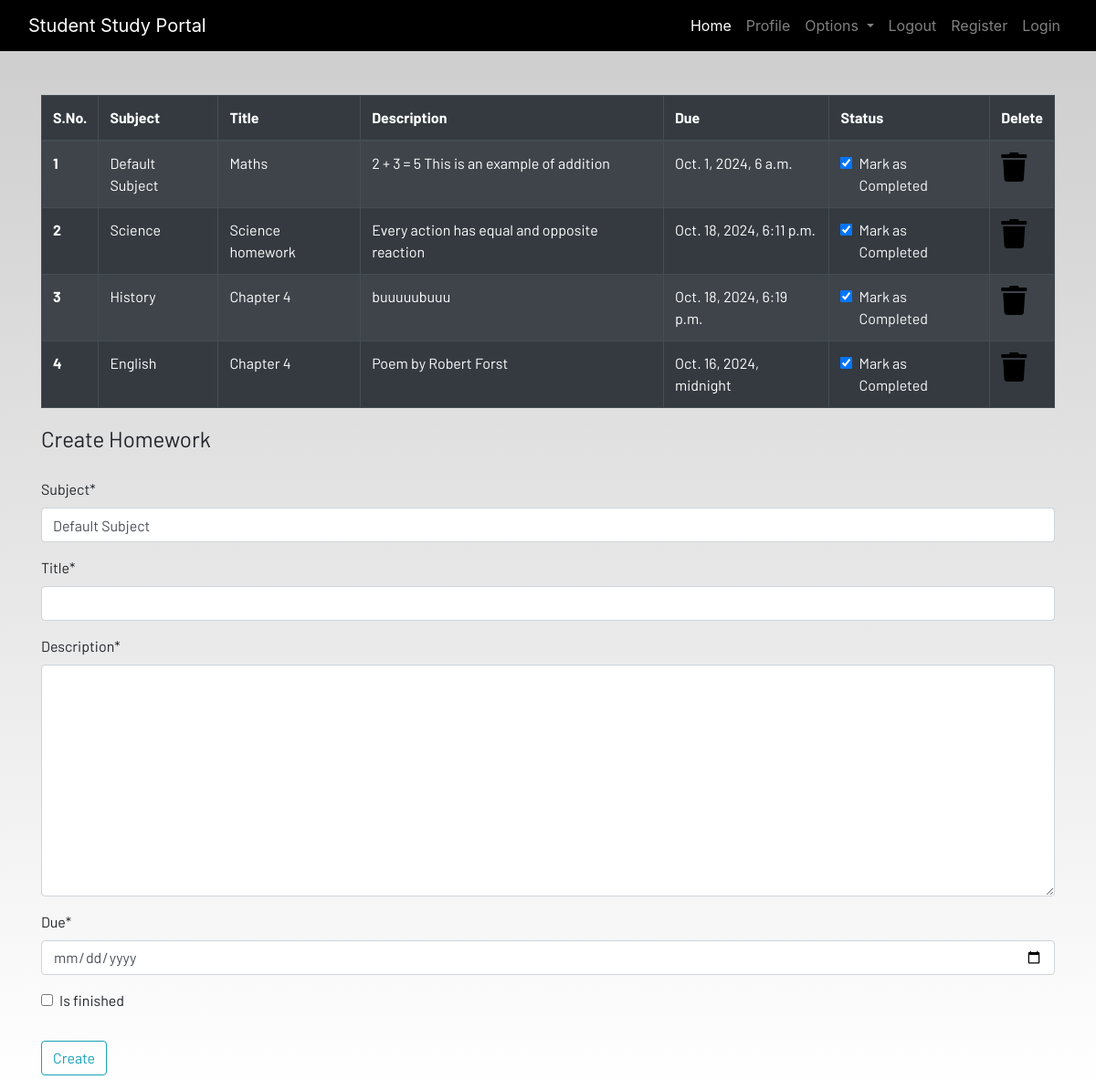
Screenshot of /homework/ (signed in) with the database file from the repository.
### dashboard/models.py (models this page shows, shortened)
class Homework(models.Model):
    user = models.ForeignKey(User, on_delete=models.CASCADE)
    subject = models.CharField(max_length=50, default='Default Subject')
    title = models.CharField(max_length=50)
    description = models.TextField()
    due = models.DateTimeField()
    is_finished = models.BooleanField(default=False)
    class Meta:
        verbose_name = 'homeworks'
        verbose_name_plural = 'homeworks'

### dashboard/views.py (the view)
# urls.py: path('homework/', views.homework, name='homework'),
def homework(request):
    if request.method == 'POST':
        form = HomeworkForm(request.POST)
        if form.is_valid():
            try:
                finished = request.POST['is_finished']
                if finished == 'on':
                    finished = True
                else:
                    finished = False
            except:
                finished = False
            homeworks = Homework(
                user = request.user,
                subject = request.POST['subject'],
                title = request.POST['title'],
                description = request.POST['description'],
                due = request.POST['due'],
                is_finished = finished,
            )
            homeworks.save()
            messages.success(request, f'Homework added from {request.user.username}!!')
    else:
        form = HomeworkForm()
    homework = Homework.objects.filter(user = request.user)
    if len(homework) == 0:
        homework_done = True
    else:
        homework_done = False
    context = {'homeworks':homework, 'homeworks_done':homework_done, 'form':form}
    return render(request, 'dashboard/homework.html', context)

### dashboard/forms.py
class HomeworkForm(forms.ModelForm):
    class Meta:
        model = Homework
        widgets = {'due':DateInput()}
        fields = ['subject', 'title', 'description', 'due', 'is_finished']

### dashboard/templates/dashboard/homework.html (shortened to what this page needs)
{% extends 'dashboard/base.html' %}
{% load static %}
{% load crispy_forms_tags %}
{% block content %}
<div class="container">
    {% if not homeworks_done %}
    <table class="table table-striped table-bordered table-hover table-dark">
        <thead>
            <tr>
                <th scope="col">S.No.</th>
                <th scope="col">Subject</th>
                <th scope="col">Title</th>
                <th scope="col">Description</th>
                <th scope="col">Due</th>
                <th scope="col">Status</th>
                <th scope="col">Delete</th>
            </tr>
        </thead>
        <tbody>
            {% for homework in homeworks %}
            <tr>
                <th scope="row">{{forloop.counter}}</th>
                <td>{{homework.subject}}</td>
                <td>{{homework.title}}</td>
                <td>{{homework.description}}</td>
                <td>{{homework.due}}</td>
                <td>
                    <a href="{% url 'update_homework' homework.id %}">
                        <div class="form-check">
                            {% if homework.is_finished == True %}
                            <input class="form-check-input" type="checkbox" value="" checked>
                            {% else %}
                            <input class="form-check-input" type="checkbox" value="">
                            {% endif %}
                            <label class="form-check-label text-light" for="flexCheckDefault">
                                Mark as Completed
                            </label>
                        </div>
                    </a>
                </td>
                <td><a href="{% url 'delete_homework' homework.id %}"><i class="fa fa-trash fa-2x"></i></a></td>
            </tr>
            {% endfor %}
        </tbody>
    </table>
    {% else %}
    <h4>All homeworks are completed!! Create to have more!!</h4>
    {% endif %}
</div>
<div class=" container">
    <form method="POST">
        <fieldset class="form-group">
            <legend class="border-bottom mb-4">Create Homework</legend>
            {{form|crispy}}
        </fieldset>
        <div class="form-group">
            <button href="" class="btn btn-outline-info" type="submit">
                Create
            </button>
        </div>
    </form>
</div>
{% endblock content %}

### dashboard/templates/dashboard/base.html (shortened to what this page needs)
<!DOCTYPE html>
{% load static %}
<html lang="en">
<head>
  <link rel="stylesheet" href="https://stackpath.bootstrapcdn.com/bootstrap/4.3.1/css/bootstrap.min.css"
 />
  <link rel="stylesheet" href="https://use.fontawesome.com/releases/v5.7.2/css/all.css"
 />
  <link rel="stylesheet" href="{% static 'css/main.css' %}" />
</head>
<body>
  <header>
    <nav class="navbar navbar-expand-lg navbar-dark bg-dark">
      <div class="container-fluid">
        <a class="navbar-brand" href="#">Student Study Portal</a>
        <div class="collapse navbar-collapse justify-content-end" id="navbarSupportedContent">
          <ul class="navbar-nav mb-2 mb-lg-0">
            <li class="nav-item">
              <a class="nav-link active" aria-current="page" href="/">Home</a>
            </li>
            <li class="nav-item">
              <a class="nav-link" href="/profile/">Profile</a>
            </li>
            <li class="nav-item dropdown">
              <a class="nav-link dropdown-toggle" href="#" id="navbarDropdown" role="button" data-toggle="dropdown"
                aria-haspopup="true" aria-expanded="false">
                Options
              </a>
            </li>
            <li class="nav-item">
              <a class="nav-link" href="{% url 'logout' %}">Logout</a>
            </li>
            <li class="nav-item">
              <a class="nav-link" href="/register/">Register</a>
            </li>
            <li class="nav-item">
              <a class="nav-link" href="/login/">Login</a>
            </li>
          </ul>
        </div>
      </div>
    </nav>
  </header>
  <br /><br />
  <main>
    {% block content %}
    {% endblock content %}
  </main>
</body>
</html>

### static/css/main.css (style rules this page uses)
html { scroll-behavior: smooth; height: 100%; width: 100%; }
main { font-family: Barlow, Quicksand, Rubik, sans-serif, serif, 'Times New Roman', Times, serif !important; }
.navbar { background-color: rgb(0, 0, 0) !important; }
a { text-decoration: none !important; color: black; }
html, body { max-width: 100%; overflow-x: hidden; height: 100%; width: 100%; }
body { background: linear-gradient(rgba(0, 0, 0, 0.2), rgba(255, 255, 255, 0.5)); overflow-x: hidden; background-repeat: no-repeat; }
.fa { color: black; }

### rows the page displays
Homework: subject "Default Subject", title "Maths", description "2 + 3 = 5 This is an example of addition", due "Oct. 1, 2024, 6 a.m."
Homework: subject "Science", title "Science homework", description "Every action has equal and opposite reaction", due "Oct. 18, 2024, 6:11 p.m."
Homework: subject "History", title "Chapter 4", description "buuuuubuuu", due "Oct. 18, 2024, 6:19 p.m."
Homework: subject "English", title "Chapter 4", description "Poem by Robert Forst", due "Oct. 16, 2024, midnight"
